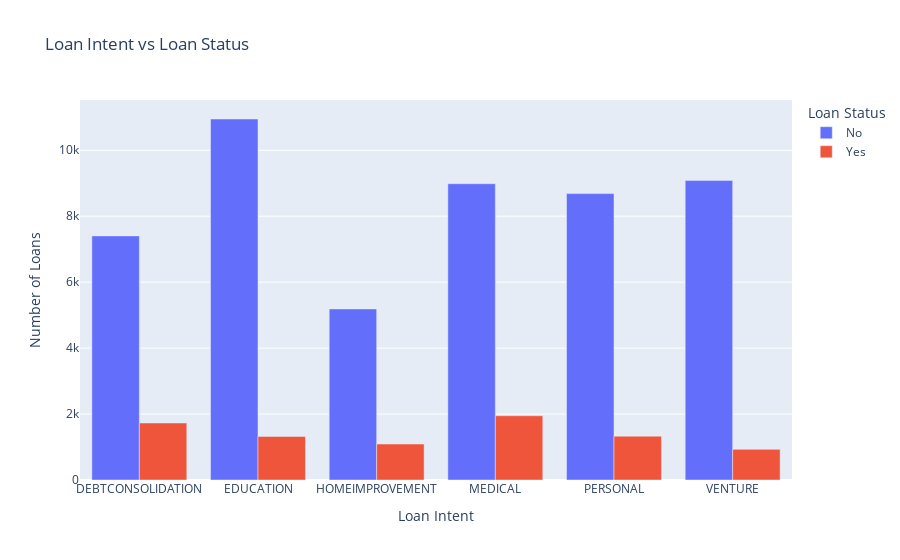

Source (notebook cell):
### Code cell
import plotly.express as px

grouped_df = df_train.groupby(['loan_intent', 'loan_status']).size().reset_index(name='count')
grouped_df['loan_status'] = grouped_df['loan_status'].map({0: 'No', 1: 'Yes'})

fig = px.bar(
    grouped_df,
    x='loan_intent',
    y='count',
    color='loan_status',
    barmode='group',
    title='Loan Intent vs Loan Status',
    labels={'loan_intent': 'Loan Intent', 'count': 'Number of Loans', 'loan_status': 'Loan Status'}
)
fig.show()

### Figure 1 — Plotly figure (JSON) as saved in the notebook; plotly's stock layout.template omitted (floating-point values rounded to 4 significant figures)
{"data": [{"alignmentgroup": "True", "hovertemplate": "Loan Status=No<br>Loan Intent=%{x}<br>Number of Loans=%{y}<extra></extra>", "legendgroup": "No", "marker": {"color": "#636efa", "pattern": {"shape": ""}}, "name": "No", "offsetgroup": "No", "orientation": "v", "showlegend": true, "textposition": "auto", "type": "bar", "x": ["DEBTCONSOLIDATION", "EDUCATION", "HOMEIMPROVEMENT", "MEDICAL", "PERSONAL", "VENTURE"], "xaxis": "x", "y": [7404, 10949, 5189, 8985, 8686, 9082], "yaxis": "y"}, {"alignmentgroup": "True", "hovertemplate": "Loan Status=Yes<br>Loan Intent=%{x}<br>Number of Loans=%{y}<extra></extra>", "legendgroup": "Yes", "marker": {"color": "#EF553B", "pattern": {"shape": ""}}, "name": "Yes", "offsetgroup": "Yes", "orientation": "v", "showlegend": true, "textposition": "auto", "type": "bar", "x": ["DEBTCONSOLIDATION", "EDUCATION", "HOMEIMPROVEMENT", "MEDICAL", "PERSONAL", "VENTURE"], "xaxis": "x", "y": [1729, 1322, 1091, 1949, 1330, 929], "yaxis": "y"}], "layout": {"barmode": "group", "legend": {"title": {"text": "Loan Status"}, "tracegroupgap": 0}, "title": {"text": "Loan Intent vs Loan Status"}, "xaxis": {"anchor": "y", "domain": [0, 1], "title": {"text": "Loan Intent"}}, "yaxis": {"anchor": "x", "domain": [0, 1], "title": {"text": "Number of Loans"}}}}
